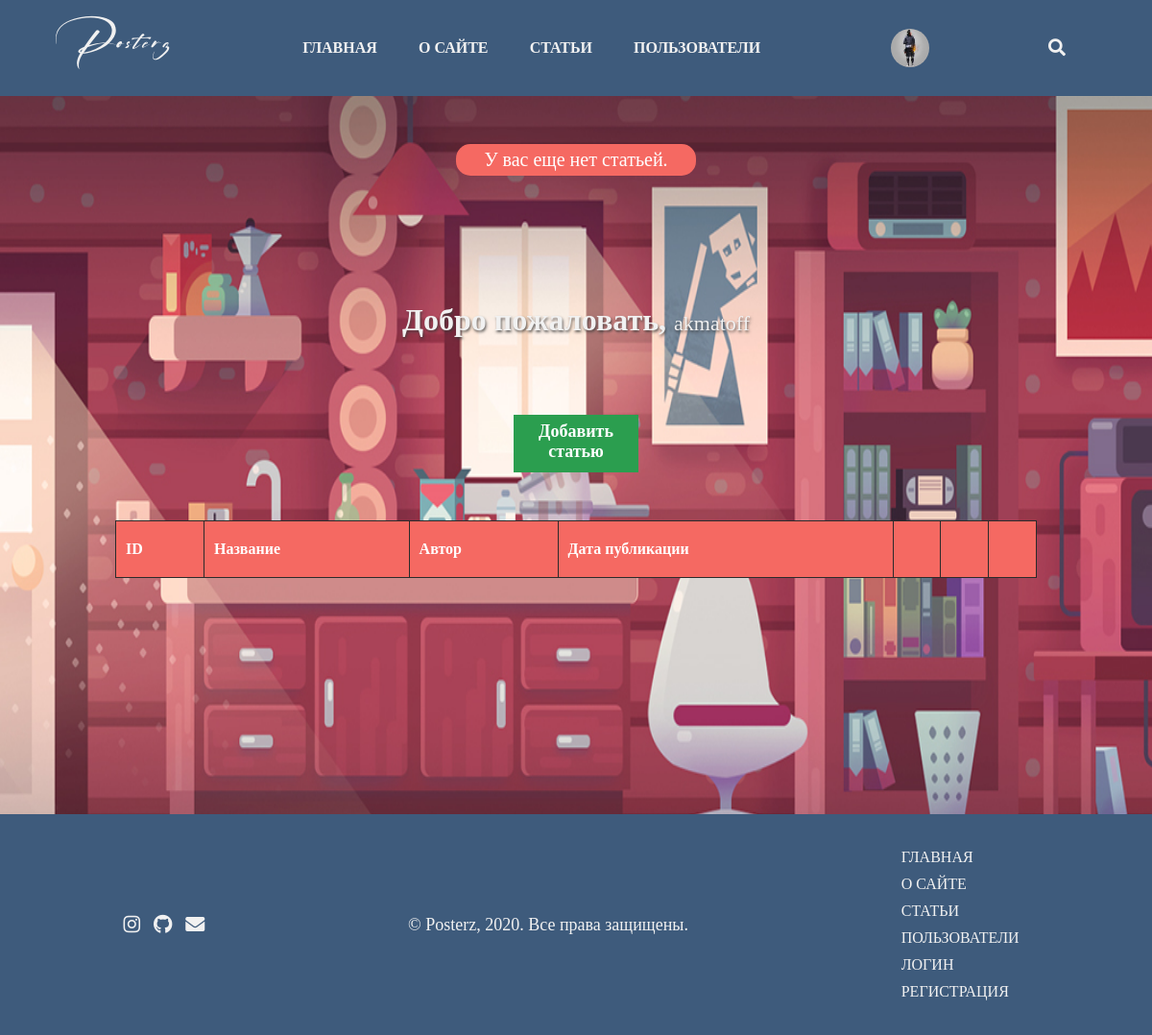
The page /dashboard (signed in) on the database as committed earlier.
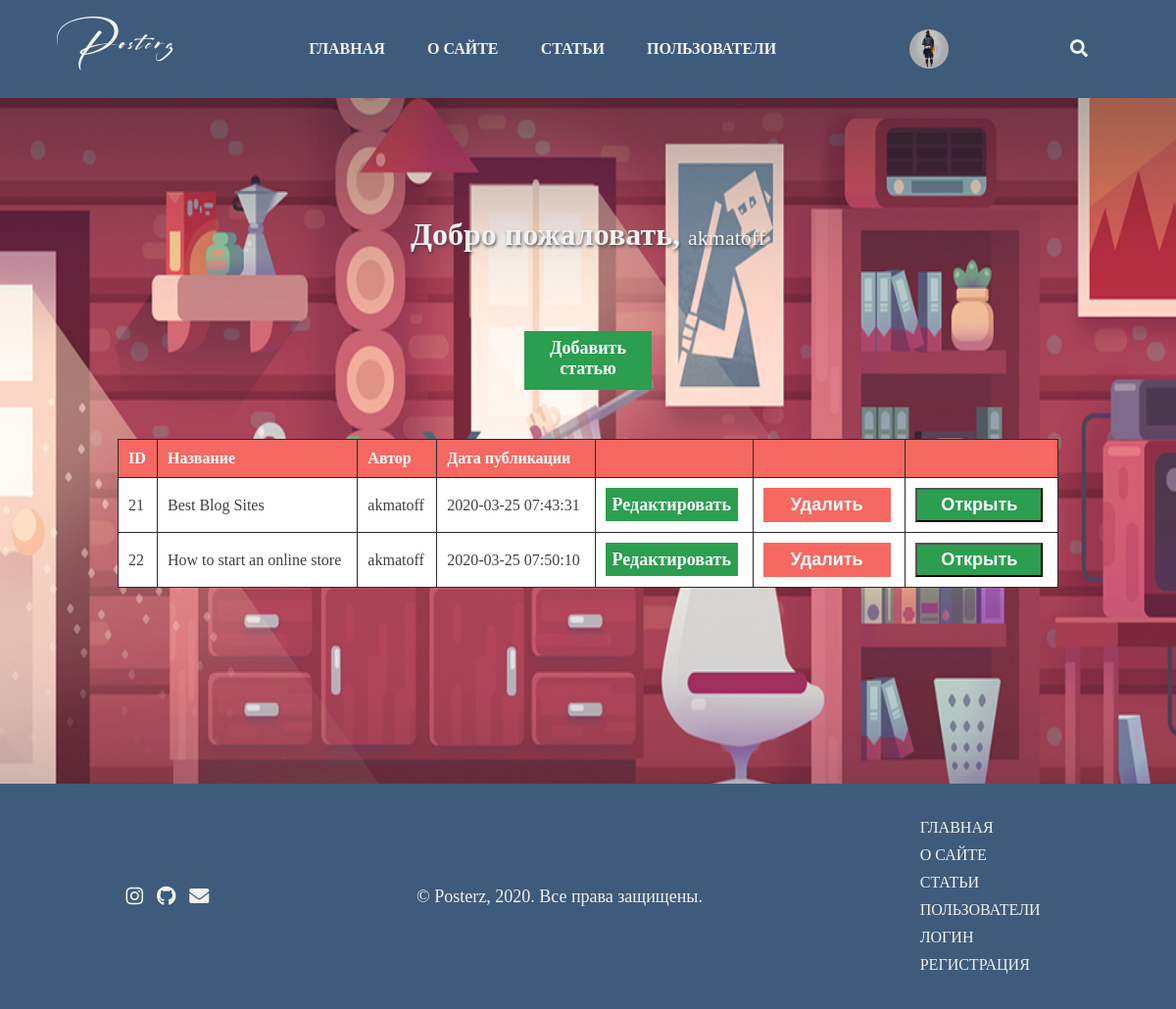
The same page on the database as committed later.
### tables this page shows
CREATE TABLE articles(
  id INTEGER PRIMARY KEY AUTOINCREMENT,
  cover varchar(120),
  title varchar(100),
  body TEXT,
  author varchar(80),
  create_date TIMESTAMP DEFAULT CURRENT_TIMESTAMP NOT NULL
);

### app.py (the view)
@app.route('/dashboard', methods=['GET', 'POST'])
@is_logged_in
def dashboard():
  con = sqlite3.connect('posterz.db')
  con.row_factory = sqlite3.Row
  cur = con.cursor()
  cur.execute("SELECT * FROM articles WHERE author = ?", [session['username']])
  articles = cur.fetchall()
  if len(articles) > 0:
    return render_template('dashboard.html', articles=articles)
  else:
    msg = 'У вас еще нет статьей.'
    return render_template('dashboard.html', msg=msg)

### app.py (called while the page is built)
def is_logged_in(f):
  @wraps(f)
  def wrap(*args, **kwargs):
    if 'logged_in' in session:
      return f(*args, **kwargs)
    else:
      flash('Вы не авторизованы, пожалуйста авторизуйтесь!')
      return redirect(url_for('login'))
  return wrap

### templates/dashboard.html (shortened to what this page needs)
{% extends 'layout.html' %}
{% block content %}
    <div id="dashboard-container">
        <h1 id="header-text-white">Добро пожаловать, <small>{{session.username}}</small></h1>
        <a id="add-button" href="/add_article">Добавить статью</a>
        <table id="table">
            <tr>
                <th>ID</th>
                <th>Название</th>
                <th>Автор</th>
                <th>Дата публикации</th>
                <th></th>
                <th></th>
                <th></th>
            </tr>
            {% for article in articles %}
                    <tr>
                        <td>{{article.id}}</td>
                        <td>{{article.title}}</td>
                        <td>{{article.author}}</td>
                        <td>{{article.create_date}}</td>
                        <td><a id="add-button" href="edit_article/{{article.id}}">Редактировать</a></td>
                        <td>
                            <form action="{{url_for('delete_article', id=article.id)}}" method="POST" id="delete-form">
                                <input type="button" value="Удалить" id="delete-button" onclick="deleteArticleWarning()">
                            </form>
                        </td>
                        <td>
                            <button type="button" id="link-button"><a href="article/{{article.id}}">Открыть</a></button>
                        </td>
                    </tr>
            {% endfor %}
        </table>
    </div>
{% endblock %}

### templates/layout.html (shortened to what this page needs)
<!DOCTYPE html>
<html lang="ru-RUS">
  <head>
    <link rel="stylesheet" href="{{url_for('static', filename="css/style.css")}}">
    <link rel="stylesheet" href="https://cdnjs.cloudflare.com/ajax/libs/font-awesome/5.12.1/css/all.min.css">
  </head>
  <body>
    {% include 'header.html' %}
    {% include 'messages.html' %}
    {% block content %}
    {% endblock %}
    {% include 'footer.html' %}
  </body>
</html>

### templates/header.html (shortened to what this page needs)
<header>
  <div id="logo"><a href="/">Posterz</a></div>
  <div id="navbar">
    <a href="/#container">ГЛАВНАЯ</a>
    <a href="/#about-container">О САЙТЕ</a>
    <a href="/articles">СТАТЬИ</a>
    <a href="/users">ПОЛЬЗОВАТЕЛИ</a>
  </div>
  {% if session.logged_in %}
  <div id="profile-dropdown">
    <div id="header-profile-pic">
      <img src="{{url_for('static', filename='profile_pics/')}}/{{session.profile_pic}}">
    </div>
    <div id="profile-dropdown-content">
      <div id="profile-dropdown-info">
        <a href="/profile">
        </a>
        <div>
          <h1 id="profile-info-header">{{session.username}}</h1>
          <small>{{session.email}}</small>
        </div>
      </div>
      <a href="/profile">МОЙ ПРОФИЛЬ</a>
      <a href="/dashboard">МОИ СТАТЬИ</a>
      <a href="/logout">ВЫЙТИ</a>
    </div>
  </div>
  {% endif %}
  <div id="search-bar">
    <i class="fas fa-search"></i>
  </div>
</header>

### templates/messages.html (shortened to what this page needs)
{% if msg %}
  <div id="message">{{msg}}</div>
{% endif %}

### templates/footer.html
<footer>
    <div id="social-media-container">
        <a href="https://instagram.com/akmatoff.exe" class="fab fa-instagram"></a>
        <a href="https://github.com/akmatoff/posterz" class="fab fa-github"></a>
        <a href="mailto:@azim.akmatov1@gmail.com" class="fas fa-envelope"></a>
    </div>
    <div id="footer-text-container">© Posterz, 2020. Все права защищены.</div>
    <div id="footer-navbar">
            <a href="/">ГЛАВНАЯ</a>
            <a href="/#about-container">О САЙТЕ</a>
            <a href="/articles">СТАТЬИ</a>
            <a href="/users">ПОЛЬЗОВАТЕЛИ</a>
            <a href="/login">ЛОГИН</a>
            <a href="/regoster">РЕГИСТРАЦИЯ</a>
    </div>
</footer>

### static/css/style.css (style rules this page uses)
* { box-sizing: border-box; scroll-behavior: smooth; }
a { text-decoration: none; color: #404040; }
body { margin: 0; padding: 0; font-family: San Francisco; display: flex; align-items: center; justify-items: center; flex-direction: column; background-color: #e6e6e6; color: #404040; }
header { position: fixed; z-index: 1; top: 0; width: 100%; height: 100px; background-color: #3e5b7c; display: flex; justify-content: space-between; padding: 0 80px; flex-wrap: wrap; align-items: center; transition: top 0.6s ease; }
#logo a { font-family: Signatrue; font-size: 26px; color: #f1f1f1; letter-spacing: 3px; text-decoration: none; }
#logo { transition: ease-in 0.4s; }
#navbar { display: flex; align-items: center; justify-content: space-around; width: 50%; }
#navbar a, #authorize { color: #f1f1f1; text-decoration: none; font-weight: bold; font-size: 16px; padding: 5px 20px; transition: 0.4s ease; display: block; }
#header-profile-pic { width: 45px; height: 45px; border-radius: 300px; padding: 5px; display: flex; justify-content: center; align-items: center; }
#header-profile-pic img { width: 40px; height: 40px; border-radius: 300px; }
#profile-dropdown { position: relative; display: inline-block; }
#profile-dropdown-content { position: absolute; background-color: #f1f1f1; min-width: 300px; margin-right: 15px; box-shadow: 0px 2px 4px rgba(60, 60, 60, 0.8); z-index: 1; filter: opacity(0); transition: 0.2s linear; pointer-events: none; right: 0; }
#profile-dropdown-content a { padding: 10px; text-decoration: none; display: block; color: #404040; }
#profile-dropdown-info { display: flex; align-items: center; justify-content: center; padding: 20px; height: 120px; border-bottom: #d9d9d9 solid 1px; }
#profile-dropdown-info small { font-size: 15px; margin-left: 20px; color: #404040; }
#profile-info-header { font-weight: bold; font-size: 22px; margin-bottom: 0; margin-left: 20px; }
#search-bar { color: #f1f1f1; font-size: 18px; transition: ease-in-out 0.4s; padding: 10px; }
#dashboard-container { display: flex; width: 100%; min-height: 100vh; justify-content: center; align-self: center; align-items: center; flex-direction: column; padding: 130px 0; background-image: url('../img/bg4.jpg'); background-repeat: no-repeat; background-position: center; background-size: 180% 140%; }
input { color: #404040; outline: none; }
#header-text-white { color: #f1f1f1; font-weight: bold; text-align: center; margin-bottom: 80px; text-shadow: 1px 2px 3px rgba(60, 60, 60, 0.8); }
#header-text-white small { color: #f1f1f1; font-size: 22px; }
#add-button { width: 130px; height: 60px; background-color: #2b9e4f; color: white; text-decoration: none; padding: 7px; font-size: 18px; font-weight: bold; text-align: center; transition: ease-in 0.2s; }
#delete-button { width: 130px; height: 35px; border: none; background-color: #f56962; color: white; text-decoration: none; padding: 7px; font-size: 18px; font-weight: bold; text-align: center; transition: ease-in 0.2s; cursor: pointer; }
#table { margin-top: 50px; width: 80%; height: 60px; border: 1px #2b2b2b solid; border-collapse: collapse; }
th { background-color: #f56962; color: white; }
td { background-color: white; }
th, td { text-align: left; vertical-align: center; padding: 10px; border: 1px #2b2b2b solid; }
#link-button { width: 130px; height: 35px; background-color: #2b9e4f; color: white; text-decoration: none; padding: 7px; font-size: 18px; font-weight: bold; text-align: center; transition: ease-in 0.2s; display: flex; align-items: center; justify-content: center; }
#link-button a { color: white; text-decoration: none; }
small { color: #828282; font-size: 20px; font-weight: 100; text-align: center; }
#article-info h1, small { margin: 0; color: #f1f1f1; }
footer { width: 100%; min-height: 230px; background-color: #3e5b7c; padding: 20px; margin: 0; display: flex; justify-content: space-around; flex-wrap: wrap; align-items: center; }
#social-media-container a { color: #f1f1f1; text-decoration: none; font-size: 20px; padding: 10px 5px; transition: ease 0.3s; }
#footer-navbar { display: flex; flex-direction: column; margin: 10px; }
#footer-navbar a { font-size: 16px; text-decoration: none; color: #f1f1f1; padding: 5px; transition: ease 0.3s; }
#footer-text-container { color: #f1f1f1; font-size: 18px; }

Rows that differ between the two databases and show on the page:
added articles: id "21", title "Best Blog Sites", author "akmatoff", create_date "2020-03-25 07:43:31"
added articles: id "22", title "How to start an online store", author "akmatoff", create_date "2020-03-25 07:50:10"
Other text that changed with them:
{{ msg }}: "У вас еще нет статьей." → (not shown)
